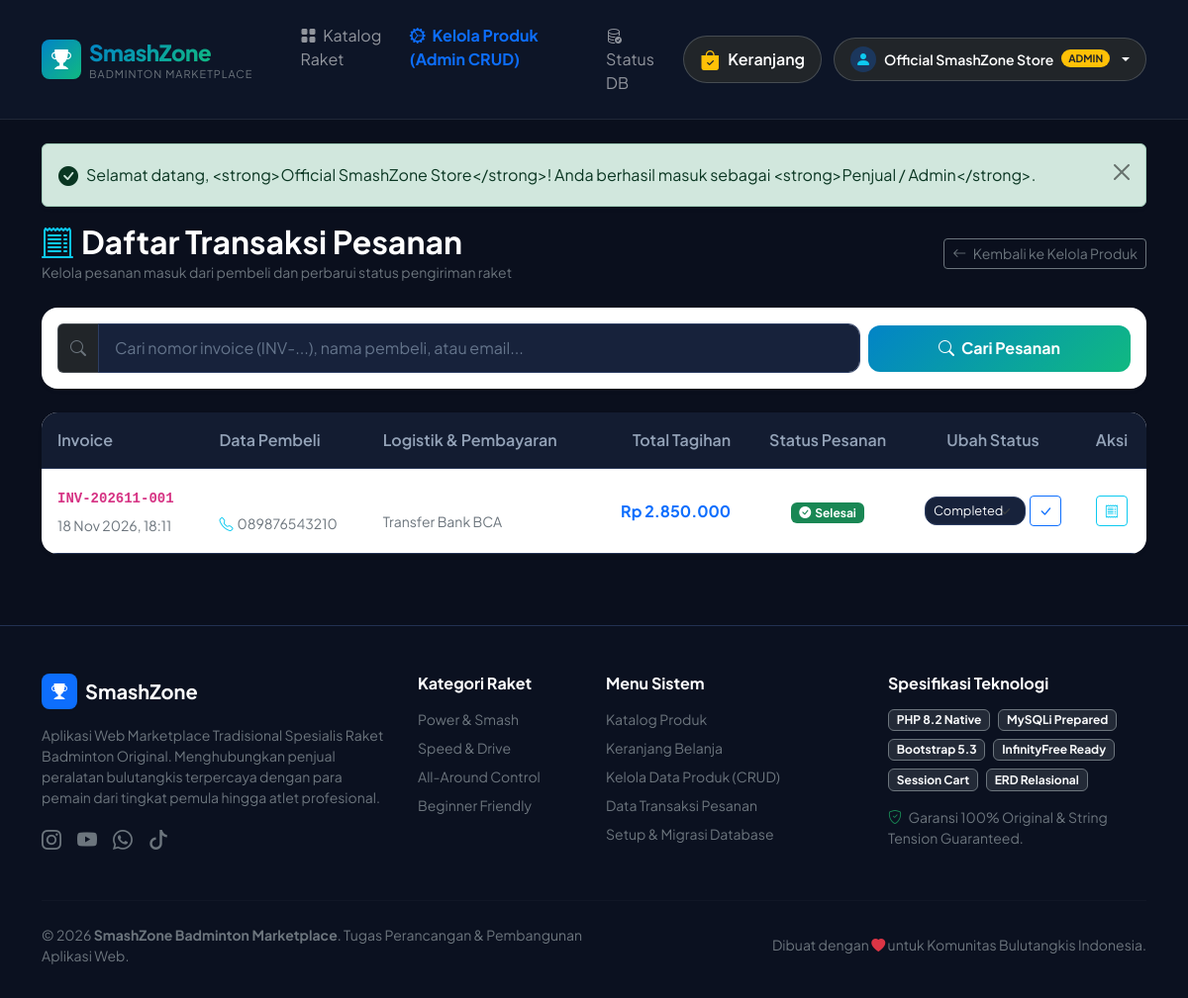
The app's page /admin/orders.php (signed in) with its own data.
### tables this page shows
CREATE TABLE IF NOT EXISTS `orders` (
    `id` INT AUTO_INCREMENT PRIMARY KEY,
    `invoice_code` VARCHAR(50) NOT NULL UNIQUE,
    `customer_name` VARCHAR(100) NOT NULL,
    `customer_email` VARCHAR(100) NOT NULL,
    `customer_phone` VARCHAR(30) NOT NULL,
    `shipping_address` TEXT NOT NULL,
    `courier` VARCHAR(50) NOT NULL DEFAULT 'JNE Regular',
    `payment_method` VARCHAR(50) NOT NULL DEFAULT 'Transfer Bank BCA',
    `total_amount` DECIMAL(12, 2) NOT NULL,
    `status` ENUM('pending', 'paid', 'shipped', 'completed', 'cancelled') DEFAULT 'pending',
    `notes` TEXT NULL,
    `created_at` TIMESTAMP DEFAULT CURRENT_TIMESTAMP
);

### admin/orders.php (the view, shortened to what this page needs)
<?php
require_once __DIR__ . '/../config/database.php';
require_once __DIR__ . '/../includes/functions.php';
$q = isset($_GET['q']) ? trim($_GET['q']) : '';
$where = "1=1";
$sql = "SELECT * FROM orders WHERE $where ORDER BY id DESC";
$stmt = mysqli_prepare($conn, $sql);
mysqli_stmt_execute($stmt);
$res = mysqli_stmt_get_result($stmt);
$orders = mysqli_fetch_all($res, MYSQLI_ASSOC);
require_once __DIR__ . '/../includes/header.php';
?>
<div class="container mb-5">
    <div class="d-flex flex-wrap justify-content-between align-items-center mb-4 gap-3">
        <div>
            <h2 class="fw-bold text-white mb-0"><i class="bi bi-receipt-cutoff text-info me-2"></i>Daftar Transaksi Pesanan</h2>
            <small class="text-secondary">Kelola pesanan masuk dari pembeli dan perbarui status pengiriman raket</small>
        </div>
        <a href="<?= BASE_URL ?>/admin/index.php" class="btn btn-outline-secondary text-secondary btn-sm">
            <i class="bi bi-arrow-left me-1"></i> Kembali ke Kelola Produk
        </a>
    </div>
    <div class="card bg-card border-0 rounded-4 p-3 shadow-sm mb-4">
        <form method="GET" action="<?= BASE_URL ?>/admin/orders.php" class="row g-2 align-items-center">
            <div class="col-md-9">
                <div class="input-group">
                    <span class="input-group-text bg-dark border-secondary border-opacity-50 text-secondary">
                        <i class="bi bi-search"></i>
                    </span>
                    <input type="text" name="q" class="form-control form-control-custom" placeholder="Cari nomor invoice (INV-...), nama pembeli, atau email..." value="<?= htmlspecialchars($q) ?>">
                </div>
            </div>
            <div class="col-md-3 d-flex gap-2">
                <button type="submit" class="btn btn-primary-custom flex-grow-1">
                    <i class="bi bi-search me-1"></i> Cari Pesanan
                </button>
            </div>
        </form>
    </div>
    <div class="card bg-card border-0 rounded-4 shadow-sm overflow-hidden">
        <div class="table-responsive">
            <table class="table table-custom mb-0">
                <thead>
                    <tr>
                        <th>Invoice</th>
                        <th>Data Pembeli</th>
                        <th>Logistik & Pembayaran</th>
                        <th class="text-end">Total Tagihan</th>
                        <th class="text-center">Status Pesanan</th>
                        <th class="text-center" style="width: 170px;">Ubah Status</th>
                        <th class="text-center" style="width: 70px;">Aksi</th>
                    </tr>
                </thead>
                <tbody>
                    <?php if (empty($orders)): ?>
                        <tr>
                            <td colspan="7" class="text-center py-5 text-secondary">
                                <i class="bi bi-inbox display-4 d-block mb-2 text-secondary opacity-50"></i>
                                Belum ada transaksi pemesanan yang tercatat di database.
                            </td>
                        </tr>
                    <?php else: ?>
                        <?php foreach ($orders as $ord): ?>
                            <tr>
                                <td>
                                    <div class="fw-bold text-white mb-1">
                                        <code><?= htmlspecialchars($ord['invoice_code']) ?></code>
                                    </div>
                                    <small class="text-secondary"><?= date('d M Y, H:i', strtotime($ord['created_at'])) ?></small>
                                </td>
                                <td>
                                    <strong class="text-white d-block"><?= htmlspecialchars($ord['customer_name']) ?></strong>
                                    <small class="text-secondary"><i class="bi bi-telephone text-info me-1"></i><?= htmlspecialchars($ord['customer_phone']) ?></small>
                                </td>
                                <td>
                                    <div class="small text-white"><?= htmlspecialchars($ord['courier']) ?></div>
                                    <small class="text-secondary"><?= htmlspecialchars($ord['payment_method']) ?></small>
                                </td>
                                <td class="text-end fw-bold text-primary">
                                    <?= formatRupiah($ord['total_amount']) ?>
                                </td>
                                <td class="text-center">
                                    <?= getOrderStatusBadge($ord['status']) ?>
                                </td>
                                <td>
                                    <form method="POST" class="d-flex align-items-center gap-1">
                                        <select name="status" class="form-select form-select-sm form-select-custom py-1 px-2" style="font-size: 0.8rem;">
                                            <option value="completed" <?= ($ord['status'] === 'completed') ? 'selected' : '' ?>>Completed</option>
                                        </select>
                                        <button type="submit" name="update_status" value="1" class="btn btn-outline-primary btn-sm px-2" title="Simpan Status">
                                            <i class="bi bi-check-lg"></i>
                                        </button>
                                    </form>
                                </td>
                                <td class="text-center">
                                    <a href="<?= BASE_URL ?>/invoice.php?inv=<?= urlencode($ord['invoice_code']) ?>" target="_blank" class="btn btn-outline-info btn-sm" title="Buka Faktur / Invoice">
                                        <i class="bi bi-receipt"></i>
                                    </a>
                                </td>
                            </tr>
                        <?php endforeach; ?>
                    <?php endif; ?>
                </tbody>
            </table>
        </div>
    </div>
</div>
<?php
require_once __DIR__ . '/../includes/footer.php';
?>

### includes/functions.php (shortened to what this page needs)
<?php
function formatRupiah($angka) {
    return 'Rp ' . number_format((float)$angka, 0, ',', '.');
}
function displayFlashMessage() {
    if (isset($_SESSION['flash'])) {
        $flash = $_SESSION['flash'];
        $type = htmlspecialchars($flash['type']);
        $message = htmlspecialchars($flash['message']);
        $icon = 'info-circle-fill';
        if ($type === 'success') $icon = 'check-circle-fill';
        echo "
        <div class='alert alert-{$type} alert-dismissible fade show d-flex align-items-center shadow-sm gap-2' role='alert'>
            <i class='bi bi-{$icon} fs-5'></i>
            <div>{$message}</div>
            <button type='button' class='btn-close' data-bs-dismiss='alert' aria-label='Close'></button>
        </div>";
    }
}
function getOrderStatusBadge($status) {
    switch ($status) {
        case 'completed':
            return '<span class="badge bg-success"><i class="bi bi-check-circle-fill me-1"></i>Selesai</span>';
    }
}
?>

### assets/css/style.css (style rules this page uses)
:root { --bg-dark: #0a0f1d; --bg-card: #131c31; --bg-card-hover: #1a2642; --border-color: #233152; --primary-color: #0284c7; --primary-gradient: linear-gradient(135deg, #0284c7 0%, #10b981 100%); --accent-gold: #f59e0b; --accent-emerald: #10b981; --text-primary: #f8fafc; --text-secondary: #94a3b8; --card-shadow: 0 10px 25px -5px rgba(0, 0, 0, 0.4), 0 8px 10px -6px rgba(0, 0, 0, 0.4); --card-hover-shadow: 0 20px 35px -5px rgba(2, 132, 199, 0.25), 0 10px 15px -5px rgba(0, 0, 0, 0.5); }
body { font-family: 'Plus Jakarta Sans', system-ui, -apple-system, sans-serif; background-color: var(--bg-dark); color: var(--text-primary); min-height: 100vh; display: flex; flex-direction: column; }
.form-control-custom, .form-select-custom { background-color: #17223b !important; border: 1px solid #2d3e63 !important; color: #f8fafc !important; border-radius: 12px; padding: 0.75rem 1rem; }
.form-control-custom::placeholder { color: #64748b !important; }
.table-custom { color: #f8fafc !important; border-color: var(--border-color) !important; }
.table-custom th { background-color: #131c31 !important; color: #94a3b8; font-weight: 600; border-color: var(--border-color) !important; padding: 1rem; }
.table-custom td { background-color: transparent !important; border-color: var(--border-color) !important; padding: 1rem; vertical-align: middle; }
.btn-primary-custom { background: var(--primary-gradient); border: none; color: #fff; font-weight: 700; border-radius: 12px; padding: 0.7rem 1.4rem; transition: all 0.25s ease; }

### records on screen
orders: invoice_code "INV-202611-001", created_at "18 Nov 2026, 18:11", customer_phone "089876543210", payment_method "Transfer Bank BCA", total_amount "Rp 2.850.000", shows "Selesai", status "Completed"

### other values on screen
$currentUser['name'] "Official SmashZone Store"
$message "Selamat datang, <strong>Official SmashZone Store</strong>! Anda berhasil masuk sebagai <strong>Penjual / Admin</strong>."
